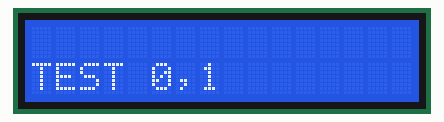
This sketch was run on a simulated Arduino Uno, built with avr-gcc and run on an emulated ATmega328P. Shown: 16×2 character LCD.

Above: at 0.1 s.

The sketch:

LCD_Test_Code.ino
```cpp
/*
* Arduino LCD Tutorial
*
* Crated by Dejan Nedelkovski,
* www.HowToMechatronics.com
*
*/

#include <LiquidCrystal.h> // includes the LiquidCrystal Library
LiquidCrystal lcd(1, 2, 4, 5, 6, 7); // Creates an LCD object. Parameters: (rs, enable, d4, d5, d6, d7)

void setup() {
 lcd.begin(16,2); // Initializes the interface to the LCD screen, and specifies the dimensions (width and height) of the display }
}

void loop() {
  lcd.setCursor(0,1);
  lcd.print("TEST 0,1");
  delay(3000);
  lcd.clear();
}
```
